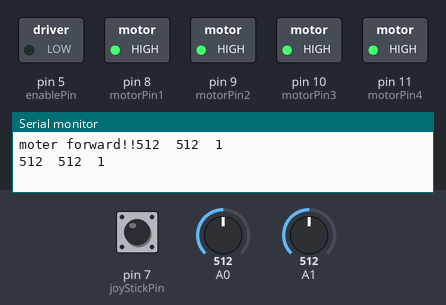
The sketch below on a simulated Arduino Uno, built with avr-gcc and run on an emulated ATmega328P. On the bench: switched loads named in the sketch (green lamp = pin HIGH), the last lines printed to the serial monitor. The test bench sets the inputs (shaded band); at power-on: A0 = 512, pin 7 (joyStickPin) HIGH, A1 = 512.

Above: at 1.7 s.
1.8 s: A0 set to 883
3.6 s: A0 set to 909
At 4.6 s:
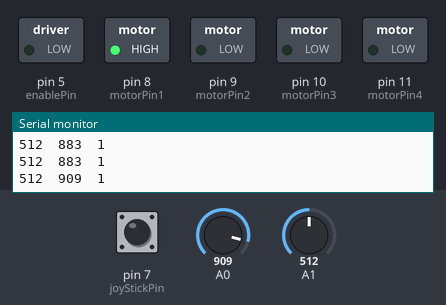
5.7 s: A0 set to 90
At 7.2 s:
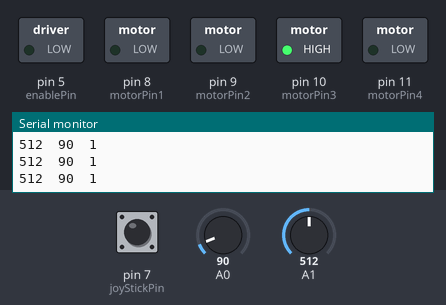
7.5 s: A0 set to 95
9.0 s: A0 set to 108
At 10.1 s:
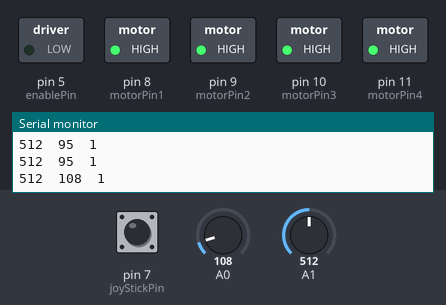
11.1 s: A0 set to 0
At 12.7 s:
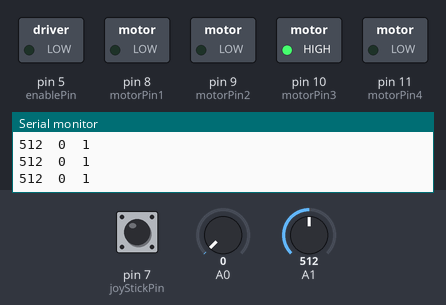
Timing chart, 0 to 13.9 s (numbered marks = the images above; inputs shaded):
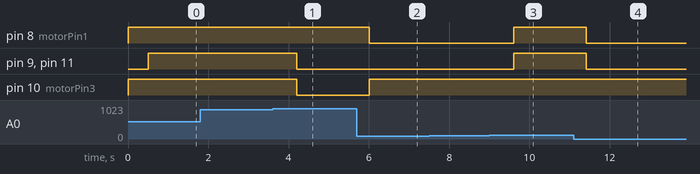

The sketch:

20190801_kevinCar.ino
```cpp
#define RELEASE  0
#define FORWARD  1
#define BACKWARD 2
#define LEFT     3
#define RIGHT    4

byte enablePin = 5;
byte motorPin1 = 8;
byte motorPin2 = 9;
byte motorPin3 = 10;
byte motorPin4 = 11;

int joyStickPin = 7;


int getX()
{
  int val = 0;
  val = analogRead(A1);
  return val;
}

int getY()
{
  int val = 0;
  val = analogRead(A0);
  return val;
}

int getZ()
{
  int val = 0;
  val = digitalRead(joyStickPin);
  return val;
}


void motorMove(int key)
{
  switch(key)
  {
    case 0:
            digitalWrite(motorPin1,HIGH);
            digitalWrite(motorPin2,HIGH);
            digitalWrite(motorPin3,HIGH);
            digitalWrite(motorPin4,HIGH);
            break;
    case 1:
            digitalWrite(motorPin1,HIGH);
            digitalWrite(motorPin2,LOW);
            digitalWrite(motorPin3,HIGH);
            digitalWrite(motorPin4,LOW);
            break;
    case 2:
            digitalWrite(motorPin1,LOW);
            digitalWrite(motorPin2,HIGH);
            digitalWrite(motorPin3,LOW);
            digitalWrite(motorPin4,HIGH);
            break;
    case 3:
            digitalWrite(motorPin1,HIGH);
            digitalWrite(motorPin2,LOW);
            digitalWrite(motorPin3,LOW);
            digitalWrite(motorPin4,LOW);
            break;
    case 4:
            digitalWrite(motorPin1,LOW);
            digitalWrite(motorPin2,LOW);
            digitalWrite(motorPin3,HIGH);
            digitalWrite(motorPin4,LOW);
            break;
  }
}


void setup()
{
  Serial.begin(9600);

  pinMode(enablePin,OUTPUT);
  pinMode(motorPin1,OUTPUT);
  pinMode(motorPin2,OUTPUT);
  pinMode(motorPin3,OUTPUT);
  pinMode(motorPin4,OUTPUT);

  //for joystick set
  pinMode(joyStickPin, INPUT_PULLUP);

  motorMove(FORWARD);
  Serial.print("moter forward!!");
  delay(500);
  motorMove(RELEASE);
}


void loop()
{
  int x = getX();
  int y = getY();
  int z = getZ();


  Serial.print(x);      // X축 값이 표기됩니다.
  Serial.print("  ");
  Serial.print(y);      // Y축 값이 표기 됩니다.
  Serial.print("  ");
  Serial.println(z);    // Z축(스위치) 값이 표기됩니다.
  delay(100);


  //int speed = map(analogRead(A0), 0, 1023, 0, 255); //가변저항기의 입력값
  //analogWrite(enablePin, speed);

  if(x > 400 && x < 600 && y > 400 && y < 600) {
    motorMove(RELEASE);
  } else if (x < 100 && y > 400 && y < 600) {
    motorMove(FORWARD);
  } else if (x > 900 && y > 400 && y < 600) {
    motorMove(BACKWARD);
  } else if (x > 400 && x < 600 && y > 900) {
    motorMove(LEFT);
  } else if (x > 400 && x < 600 && y < 100) {
    motorMove(RIGHT);
  } else {
    motorMove(RELEASE);
  }
  delay(500);
}
```

Measured:
- the behaviour switches between 900 and 901 on A0 (found by bisection; images 0 and 1)
- the behaviour switches between 99 and 100 on A0 (found by bisection; images 2 and 3)
- after the input at 3.6 s, pin 9 (motorPin2), pin 10 (motorPin3), pin 11 (motorPin4): HIGH → LOW after 0.61 s
- after the input at 5.7 s, pin 8 (motorPin1): HIGH → LOW after 0.31 s; pin 10 (motorPin3): LOW → HIGH after 0.31 s
- after the input at 9.0 s, pin 8 (motorPin1), pin 9 (motorPin2), pin 11 (motorPin4): LOW → HIGH after 0.61 s
- after the input at 11.1 s, pin 8 (motorPin1), pin 9 (motorPin2), pin 11 (motorPin4): HIGH → LOW after 0.31 s
